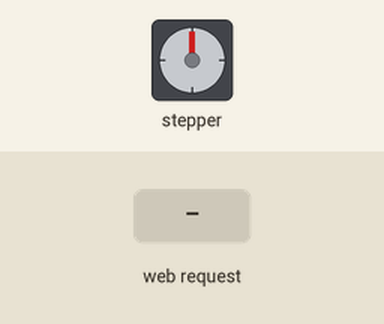
This sketch was run on a simulated ESP8266 (NodeMCU). On the bench: stepper motor. The test bench sets the inputs (shaded band). WiFi joins after 1.5 s; servers stay silent unless stated; storage starts empty; stepper angles assume 2048 steps per turn; what the sketch prints to the serial monitor is not drawn.

Above: at 2.7 s.
2.8 s: HTTP request GET /motorOn received
At 4.43 s:
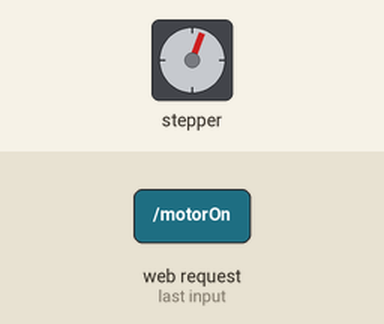
At 5.35 s:
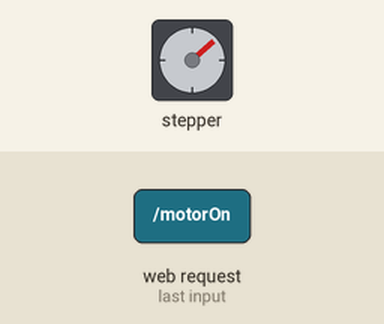
Timing chart, 0 to 20.8 s (numbered marks = the images above; inputs shaded):
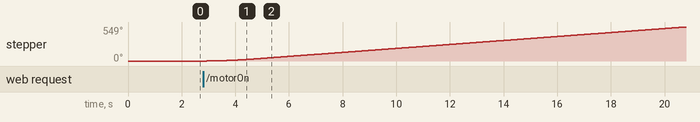

The sketch:

bombaseringa.ino
```cpp
#include <ESP8266WiFi.h>
#include <WiFiClient.h>
#include <FS.h>
#include <ESP8266WebServer.h>
#include <AccelStepper.h>


#define motorPin1  14                // IN1 pin on the ULN2003A driver to pin D1 on NodeMCU board
#define motorPin2  12                // IN2 pin on the ULN2003A driver to pin D2 on NodeMCU board
#define motorPin3  13                // IN3 pin on the ULN2003A driver to pin D3  on NodeMCU board
#define motorPin4  15                // IN4 pin on the ULN2003A driver to pin D4 on NodeMCU board

// Define a stepper and the pins it will use
AccelStepper stepper(AccelStepper::FULL4WIRE, motorPin1, motorPin3, motorPin2, motorPin4);

//Strings para inserir a página HTML
String webPageDesligado = "";
String webPageLigado = "";


//SSID e Senha da rede wifi
const char* ssid = "ALEX DANTAS 2.4G";
const char* password = "americadenatal";

//Declare a global object variable from the ESP8266WebServer class.
ESP8266WebServer server(80); //Server on port 80

//---------------------------------------------------------------------------------------------------------

//Função que abre a página inicial
void handleRoot() {
  server.send(200, "text/html", webPageDesligado);
}

void handleMotorOn() {
  stepper.setMaxSpeed(200);
  server.send(200, "text/html", webPageLigado);
}

void handleMotorOff() {
  stepper.setMaxSpeed(0);
  server.send(200, "text/html", webPageDesligado);
}

void handleChangeVel() {

  String argumento = server.argName(0);
  String valorstr = server.arg(0);
  Serial.println(argumento + valorstr);
  stepper.setMaxSpeed(valorstr.toInt());
  server.send(200, "text/html", webPageLigado);
}

//Faz a leitura das páginas HTML
void readFile(void)
{
  //Faz a leitura do arquivo HTML
  File rFile1 = SPIFFS.open("/desligado.html","r");
  Serial.println("Lendo arquivo HTML...");
  webPageDesligado = rFile1.readString();
  File rFile2 = SPIFFS.open("/ligado.html","r");
  Serial.println("Lendo arquivo HTML...");
  webPageLigado = rFile2.readString();
  rFile1.close();
  rFile2.close();
}

void setup() {
  // Change these to suit your stepper if you want
  stepper.setMaxSpeed(0);
  stepper.setAcceleration(100);
  stepper.moveTo(25000);

  Serial.begin(9600);
  SPIFFS.begin();

  if(SPIFFS.exists("/index.html"))
  {
    Serial.println("\n\nfile exists!");
  }
  else Serial.println("\n\nNo File :(");
  readFile();

    WiFi.begin(ssid, password);     //Connect to your WiFi router
  Serial.println("");
  // Wait for connection
  while (WiFi.status() != WL_CONNECTED) {
    delay(500);
    Serial.print(".");

  }

  //If connection successful show IP address in serial monitor
  Serial.println("");
  Serial.print("Connected to ");
  Serial.println(ssid);
  Serial.print("IP address: ");
  Serial.println(WiFi.localIP());  //IP address assigned to your ESP

  server.on("/", handleRoot);      //Which routine to handle at root location. This is display page
  server.on("/motorOn", handleMotorOn);
  server.on("/motorOff", handleMotorOff);
  server.on("/changeVel", handleChangeVel);
  server.begin();                  //Start server
  Serial.println("HTTP server started");

}

//==============================================================
//                     LOOP
//==============================================================

void loop() {
    server.handleClient(); //Handle client requests

    //Inicia o motor no modo pêndulo
    if (stepper.distanceToGo() == 0)
      stepper.moveTo(-stepper.currentPosition());
    stepper.run();
}
```
